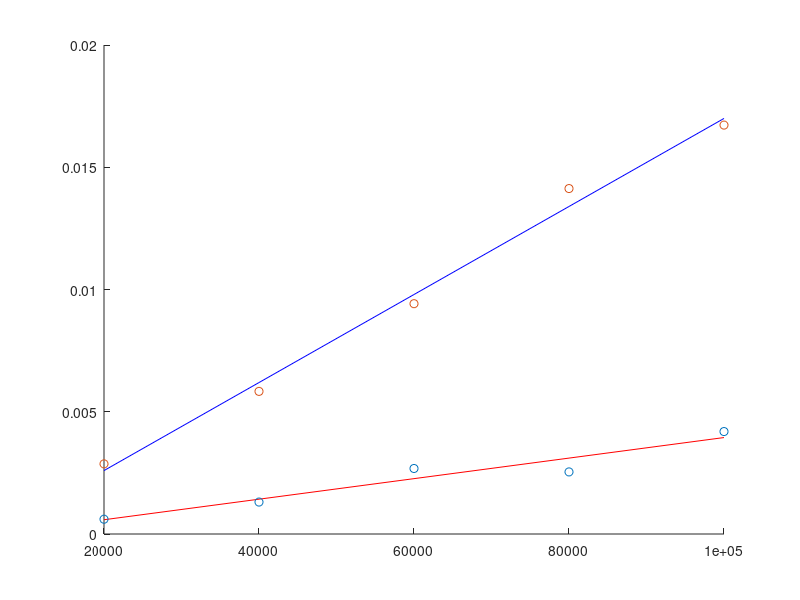

Here is the MATLAB script that generated this plot:
x = [20000 40000 60000 80000 100000];

y2 = [0.0006046533584594726 0.0013065814971923828 0.002679324150085449 0.0025393486022949217 0.004190278053283691]; % Sort
y3 = [0.0028690338134765626 0.005833101272583008 0.009419965744018554  0.014128947257995605  0.016724252700805665]; % Soma

p2 = polyfit(x,y2,1);
yfit2 = polyval(p2,x);

p3 = polyfit(x,y3,1);
yfit3 = polyval(p3,x);

hold on
% Sort
plot(x,yfit2, 'red');
scatter(x,y2,'red')

% Soma
plot(x,yfit3, 'blue');
scatter(x,y3,'blue')
hold off
